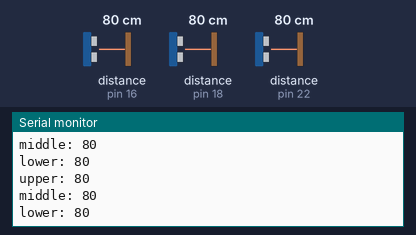
Simulated run of this sketch. Board: Arduino Mega 2560, built with avr-gcc and run on an emulated ATmega2560. On the bench: the last lines printed to the serial monitor. Inputs (shaded band) come from the test bench; at power-on: distance to the obstacle (sensors on pin 16, pin 18, pin 22) 80 cm. The echo pulse lasts 58.3 µs per cm.

Above: at 2.2 s.
2.3 s: distance to the obstacle (sensor on pin 16) set to 2 cm
At 3.7 s:
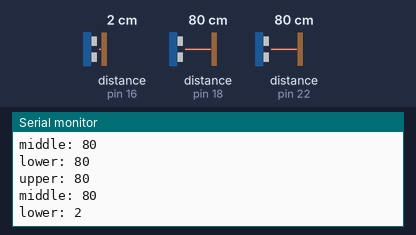
3.8 s: distance to the obstacle (sensor on pin 18) set to 2 cm
At 5.1 s:
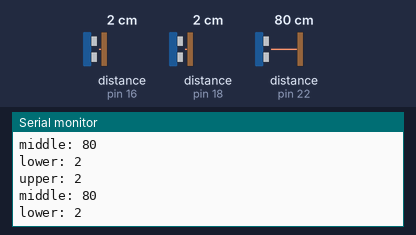
5.3 s: distance to the obstacle (sensor on pin 22) set to 2 cm
At 6.3 s:
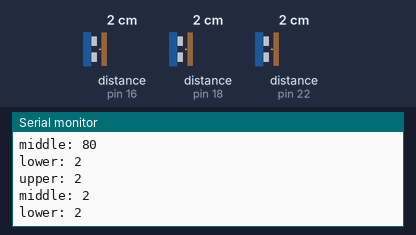
6.8 s: distance to the obstacle (sensor on pin 16) set to 4 cm
At 8.1 s:
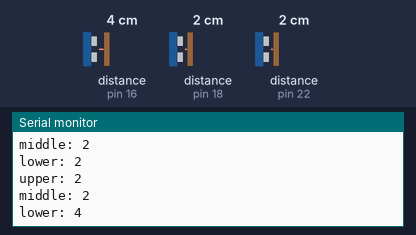
8.3 s: distance to the obstacle (sensor on pin 18) set to 4 cm
At 9.3 s:
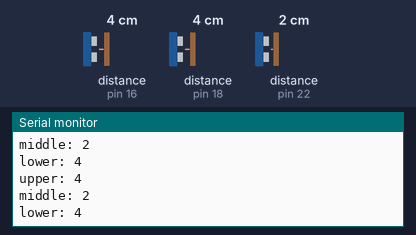
Timing chart, 0 to 11.3 s (numbered marks = the images above; inputs shaded):
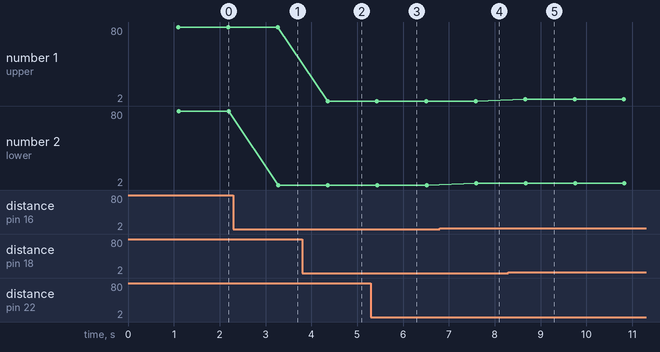

The sketch:

UltrasonicTest.ino
```cpp
#include "SR04.h"


#define TRIG_PIN1 16
#define ECHO_PIN1 17
#define TRIG_PIN2 22
#define ECHO_PIN2 23
#define TRIG_PIN3 18
#define ECHO_PIN3 19

//initialize sensors to GPIO pins
SR04 s1 = SR04(ECHO_PIN1, TRIG_PIN1);
SR04 s2 = SR04(ECHO_PIN2, TRIG_PIN2);
SR04 s3 = SR04(ECHO_PIN3, TRIG_PIN3);
//variables for sensor data
long a;
long b;
long c;
//current tracks current sensor readings
long current[3];
//avgPos get average distances of back levels every 20 secs
long avgPos[3];
//running is the running total before
long running[3];
//count cycles
int loopCnt;
//streak tracks consecutive bad posture intervals
//-> default alerts after 1 min of bad posture (3 cycles)
int streak;


void setup() {
  // put your setup code here, to run once:
  Serial.begin(19200);
  delay(1000);
  current[0] = 0;
  current[1] = 0;
  current[2] = 0;
  running[0] = 0;
  running[1] = 0;
  running[2] = 0;
  loopCnt = 0;
}

void loop() {
  // read sensor data
  a = s1.Distance();
  b = s2.Distance();
  c = s3.Distance();
  // increment cycle count
  loopCnt += 1;

  // every 20 secs, average all sensor readings (1 read/sec)
  if(loopCnt % 20 == 0){
    avgPos[0] = running[0]/20;
    avgPos[1] = running[1]/20;
    avgPos[2] = running[2]/20;
    //if avg values detect bad posture, increment streak
    //bad posture is misalignment of upper/mid/lower back (add more cases later)
    if((avgPos[2]-avgPos[1])>7 || (avgPos[1] - avgPos[0])>9){
      streak += 1;
    }
    else{
      streak = 0;
    }
    //reset running counts
    running[0] = 0;
    running[1] = 0;
    running[2] = 0;
    Serial.print((String)"Averages: "+ avgPos[0] + " " + avgPos[1] + " " + avgPos[2]);
    Serial.print("\n");
    //if 3 cycles bad posture streak (1 min), send alert
    if(streak == 1){
      Serial.print("ALERT! BAD POSTURE DETECTED!\n");
      Serial.print("\n");
      streak = 0;
    }
  }

  //ignore anomalous large readings
  //update current readings
  if(a > 100){
    current[0] = current[0];
  }
  else{
    current[0] = a;
  }
  if(b > 100){
    current[1] = current[1];
  }
  else{
    current[1] = b;
  }
  if(c > 100){
    current[2] = current[2];
  }
  else{
    current[2] = c;
  }

  Serial.print((String)"upper: " + current[2]);
  Serial.print("\n");
  running[2] += current[2];
  Serial.print((String)"middle: " + current[1]);
  Serial.print("\n");
  running[1] += current[1];
  Serial.print((String)"lower: " + current[0]);
  Serial.print("\n");
  running[0] += current[0];

  Serial.print("\n");
  delay(1000);

}
```

Measured:
- after the input at 2.3 s, the serial monitor: prints a new line after 0.98 s (image 1)
- after the input at 3.8 s, the serial monitor: prints a new line after 0.55 s (image 2)
- after the input at 5.3 s, the serial monitor: prints a new line after 0.13 s (image 3)
- after the input at 6.8 s, the serial monitor: prints a new line after 0.80 s (image 4)
- after the input at 8.3 s, the serial monitor: prints a new line after 0.36 s (image 5)
- plotted number 2: 80 → 2 after the input at 2.3 s, 2 → 4 after the input at 6.8 s
